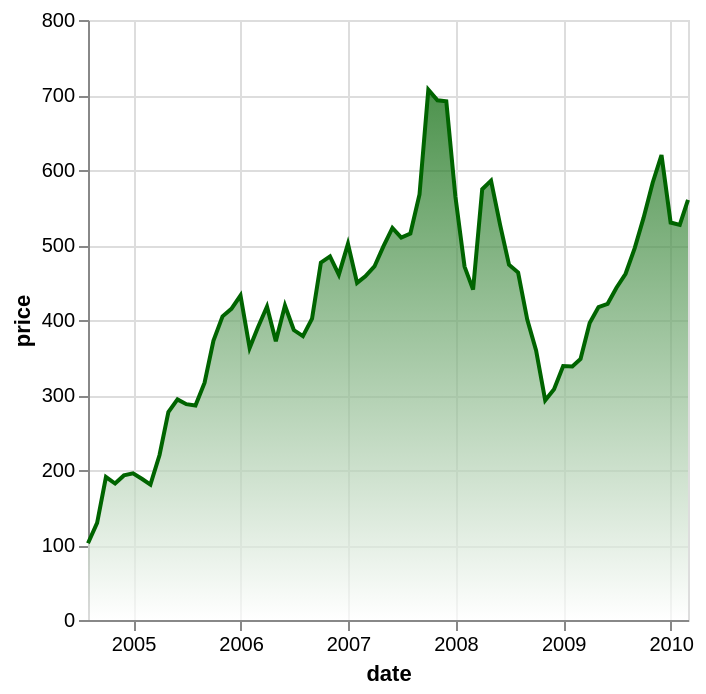

The specification (Vega-Lite) saved for this image:
### Vega-Lite specification from a JSON file in a GitHub repository (floating-point values rounded to 4 significant figures; data arrays with more than 128 entries replaced by an {"elided": "..."} marker saying what was removed)
{"$schema": "https://vega.github.io/schema/vega-lite/v4.json", "description": "Google's stock price over time.", "data": {"values": {"elided": "560 records"}}, "transform": [{"filter": "datum.symbol==='GOOG'"}], "mark": {"type": "area", "line": {"color": "darkgreen"}, "color": {"x1": 1, "y1": 1, "x2": 1, "y2": 0, "gradient": "linear", "stops": [{"offset": 0, "color": "white"}, {"offset": 1, "color": "darkgreen"}]}}, "encoding": {"x": {"field": "date", "type": "temporal"}, "y": {"field": "price", "type": "quantitative"}}}
